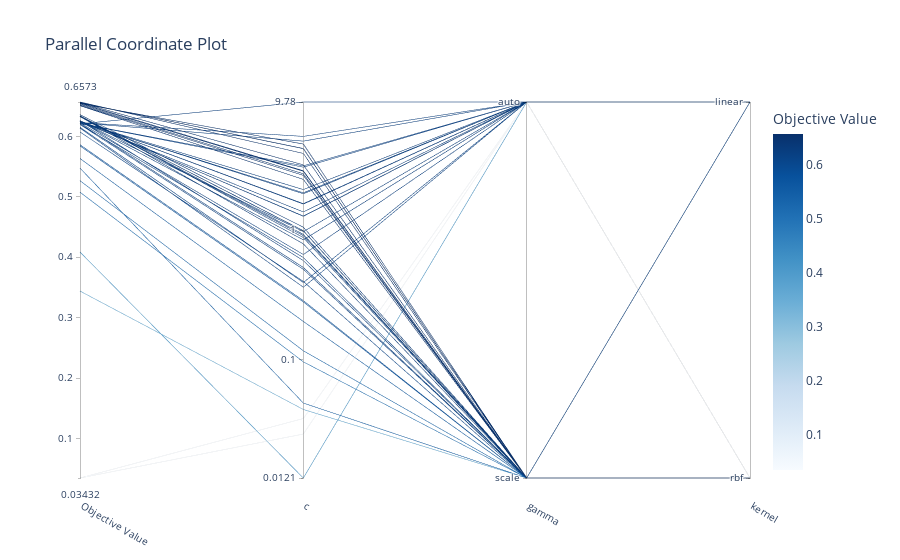

This figure's notebook cell:
### Code cell
plot_parallel_coordinate(study)
